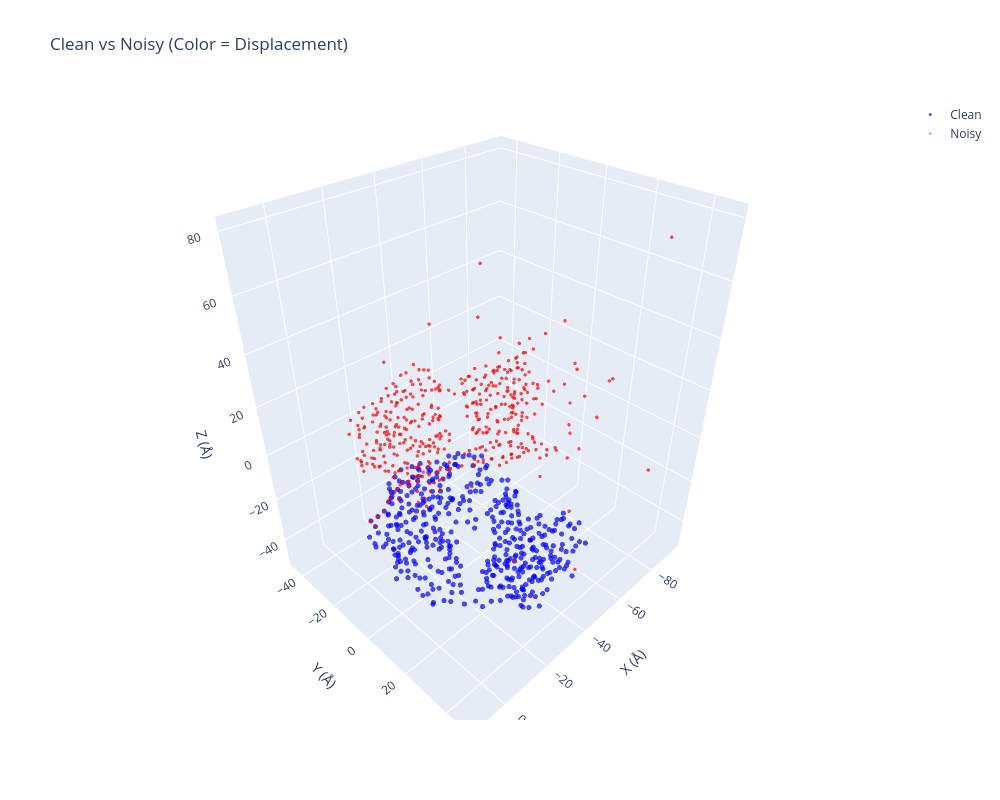
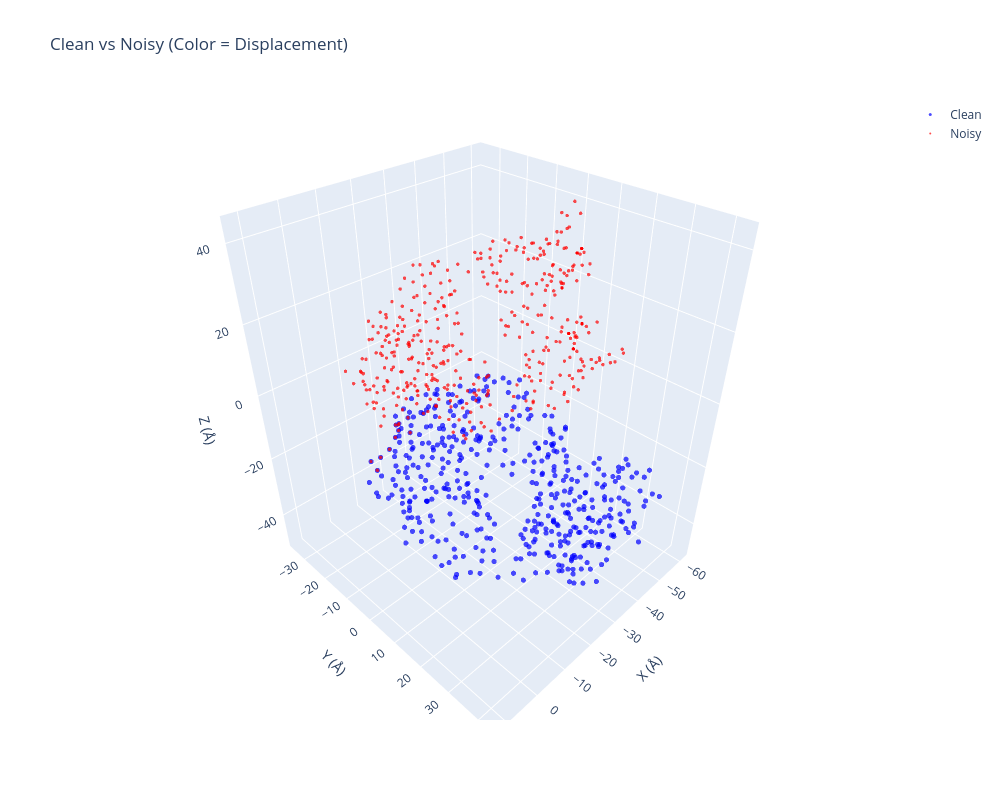

Source (notebook cell) for these figures, in order:
### Markdown cell above
# 全链长，bb分析

### Code cell
import torch
import numpy as np
import plotly.graph_objects as go

def interactive_visualize(
    coords_clean: torch.Tensor,
    coords_noisy: torch.Tensor,
    atom_idx: int = 1,  # CA  # 1
    output_html: str = None
):
    """Plotly 交互式 3D 图，可旋转缩放，适合调试"""
    clean_ca = coords_clean[:, atom_idx].cpu().numpy()
    noisy_ca = coords_noisy[:, atom_idx].cpu().numpy()
    displacement = np.linalg.norm(clean_ca - noisy_ca, axis=1)
    
    fig = go.Figure()
    
    # 原始结构
    fig.add_trace(go.Scatter3d(
        x=clean_ca[:, 0], y=clean_ca[:, 1], z=clean_ca[:, 2],
        mode='markers',
        name='Clean',
        line=dict(width=2, color='blue'),
        marker=dict(size=3, color='blue', opacity=0.7)
    ))
    
    # 加噪结构（用颜色编码位移大小）
    fig.add_trace(go.Scatter3d(
        x=noisy_ca[:, 0], y=noisy_ca[:, 1], z=noisy_ca[:, 2],
        # mode='lines+markers',
        # name='Noisy',
        # marker=dict(
        #     size=5,
        #     color=displacement,
        #     colorscale='RdYlBu_r',  # 红=大扰动，蓝=小扰动
        #     colorbar=dict(title="Displacement (Å)"),
        #     opacity=0.8
        # )
        mode='markers',
        name='Noisy',
        line=dict(width=1, color='red'),
        marker=dict(size=2, color='red', opacity=0.7)
    ))
    
    fig.update_layout(
        title="Clean vs Noisy (Color = Displacement)",
        scene=dict(
            xaxis_title='X (Å)',
            yaxis_title='Y (Å)',
            zaxis_title='Z (Å)',
            aspectmode='data'  # 保持 1:1:1 比例
        ),
        width=1000,
        height=800
    )
    
    if output_html:
        fig.write_html(output_html)
        print(f"✅ Interactive plot saved: {output_html}")
    
    fig.show()
    # return fig


# save
"""

# 预测对比原始数据
torch.save({
    'perturb': inputs['cord-p'],
    'pre': pred,
    'clean': tgt
}, '/root/private_data/luog/codex/IgGM/see/seefile/perturb_per_clean.pt')


"""


# 加载文件
loaded_dict = torch.load(
    '/root/private_data/luog/codex/IgGM/see/seefile/S26_1779781000.pt',
    map_location='cpu',    
    weights_only=True       
)

# 使用


a=100
interactive_visualize(
    coords_clean = loaded_dict['clean'].squeeze(0).detach()[:,:,:] ,
    coords_noisy = loaded_dict['perturb'].squeeze(0).detach()[:,:,:] ,
)
# interactive_visualize(
#     coords_clean = loaded_dict['perturb'].squeeze(0).detach() ,
#     coords_noisy = loaded_dict['pre'].squeeze(0).detach() ,
# )

interactive_visualize(
    coords_clean = loaded_dict['clean'].squeeze(0).detach() ,
    coords_noisy = loaded_dict['pre'].squeeze(0).detach() ,
)

# a=40
# print(loaded_dict['clean'].squeeze(0).detach()[:a,:,:])
# print(loaded_dict['pre'].squeeze(0).detach()[:a,:,:])


# a=26 # 35
# print(loaded_dict['clean'].squeeze(0).detach()[a,:,:])
# print(loaded_dict['pre'].squeeze(0).detach()[a,:,:])
# interactive_visualize(
#     coords_clean = loaded_dict['clean'].squeeze(0).detach()[10:40,:,:] ,
#     coords_noisy = loaded_dict['pre'].squeeze(0).detach()[10:40,:,:] ,
# )

### Figure 1 — Plotly figure (JSON) as saved in the notebook; plotly's stock layout.template omitted (floating-point values rounded to 4 significant figures; data arrays with more than 128 entries replaced by an {"elided": "..."} marker saying what was removed)
{"data": [{"line": {"color": "blue", "width": 2}, "marker": {"color": "blue", "opacity": 0.7, "size": 3}, "mode": "markers", "name": "Clean", "type": "scatter3d", "x": {"elided": "438 float values"}, "y": {"elided": "438 float values"}, "z": {"elided": "438 float values"}}, {"line": {"color": "red", "width": 1}, "marker": {"color": "red", "opacity": 0.7, "size": 2}, "mode": "markers", "name": "Noisy", "type": "scatter3d", "x": {"elided": "438 float values"}, "y": {"elided": "438 float values"}, "z": {"elided": "438 float values"}}], "layout": {"height": 800, "scene": {"aspectmode": "data", "xaxis": {"title": {"text": "X (Å)"}}, "yaxis": {"title": {"text": "Y (Å)"}}, "zaxis": {"title": {"text": "Z (Å)"}}}, "title": {"text": "Clean vs Noisy (Color = Displacement)"}, "width": 1000}}

### Figure 2 — Plotly figure (JSON) as saved in the notebook; plotly's stock layout.template omitted (floating-point values rounded to 4 significant figures; data arrays with more than 128 entries replaced by an {"elided": "..."} marker saying what was removed)
{"data": [{"line": {"color": "blue", "width": 2}, "marker": {"color": "blue", "opacity": 0.7, "size": 3}, "mode": "markers", "name": "Clean", "type": "scatter3d", "x": {"elided": "438 float values"}, "y": {"elided": "438 float values"}, "z": {"elided": "438 float values"}}, {"line": {"color": "red", "width": 1}, "marker": {"color": "red", "opacity": 0.7, "size": 2}, "mode": "markers", "name": "Noisy", "type": "scatter3d", "x": {"elided": "438 float values"}, "y": {"elided": "438 float values"}, "z": {"elided": "438 float values"}}], "layout": {"height": 800, "scene": {"aspectmode": "data", "xaxis": {"title": {"text": "X (Å)"}}, "yaxis": {"title": {"text": "Y (Å)"}}, "zaxis": {"title": {"text": "Z (Å)"}}}, "title": {"text": "Clean vs Noisy (Color = Displacement)"}, "width": 1000}}
